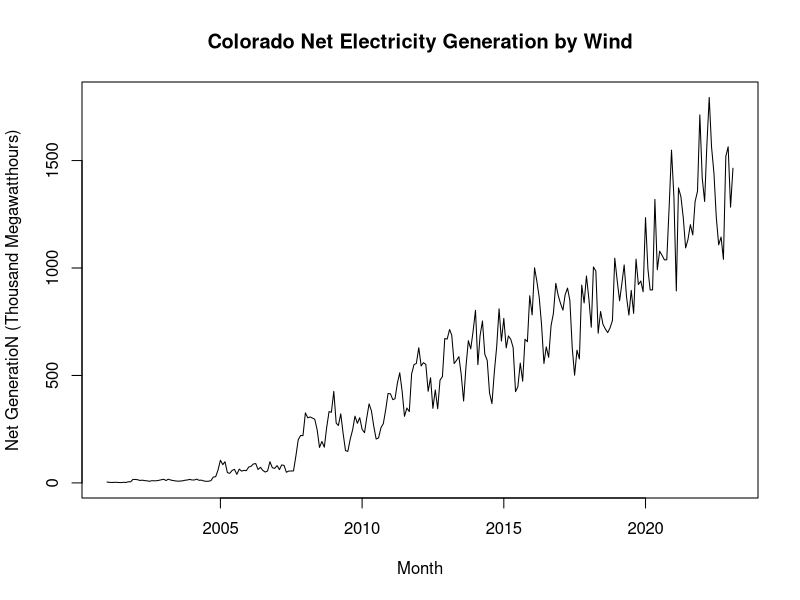
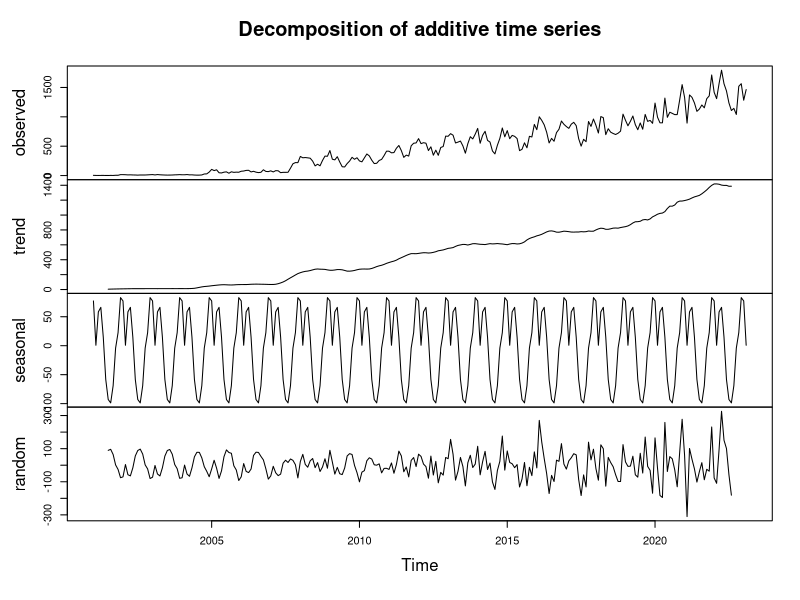
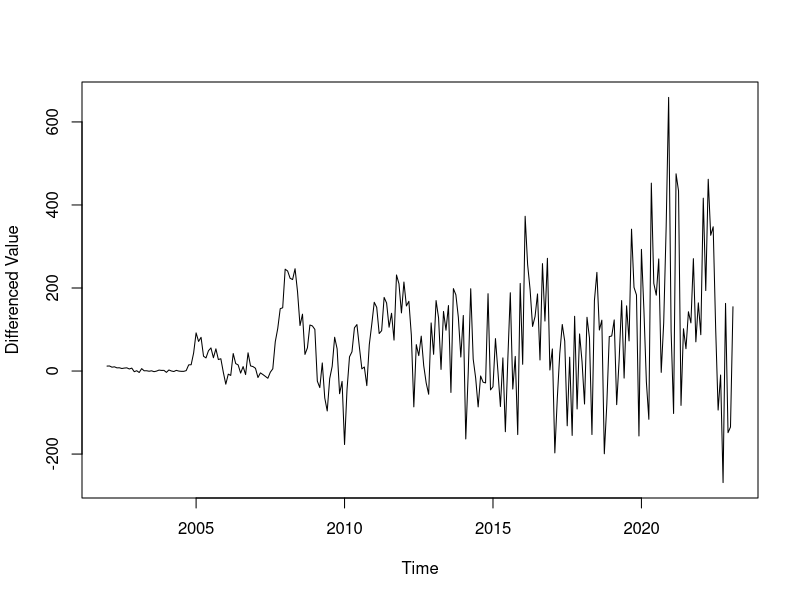
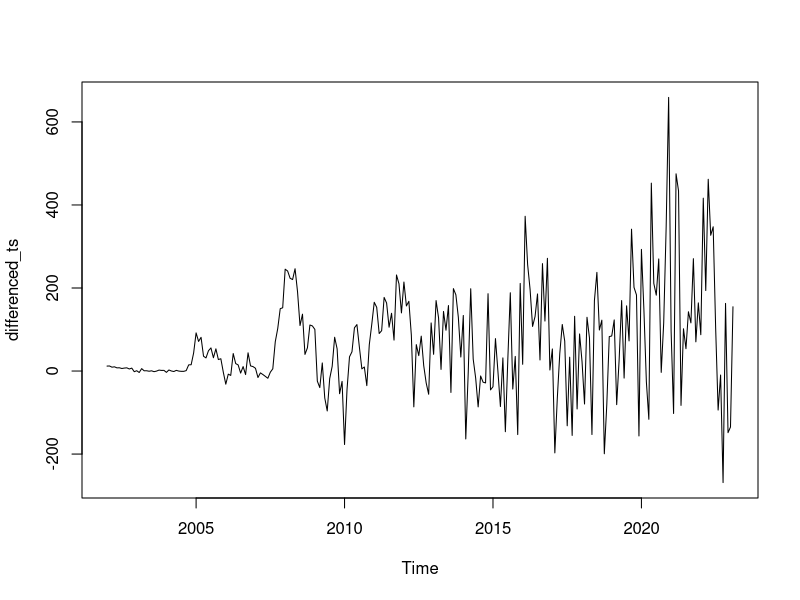
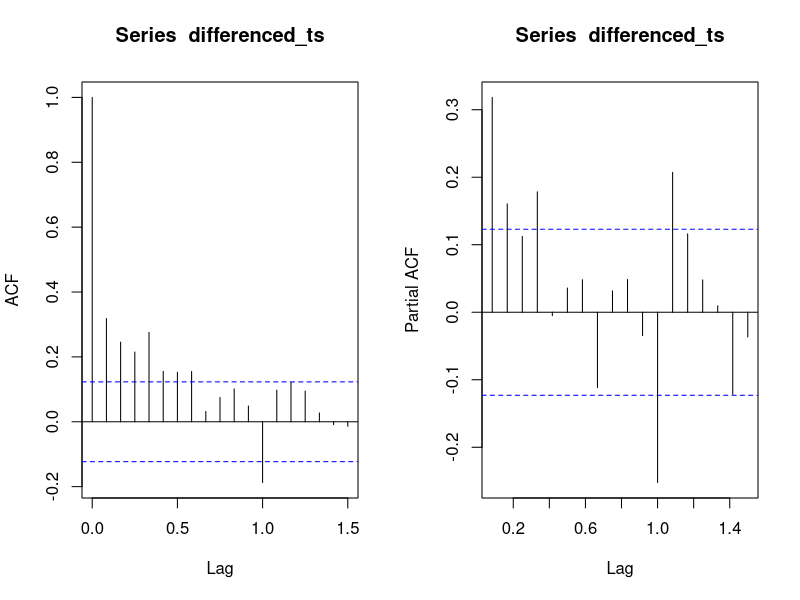
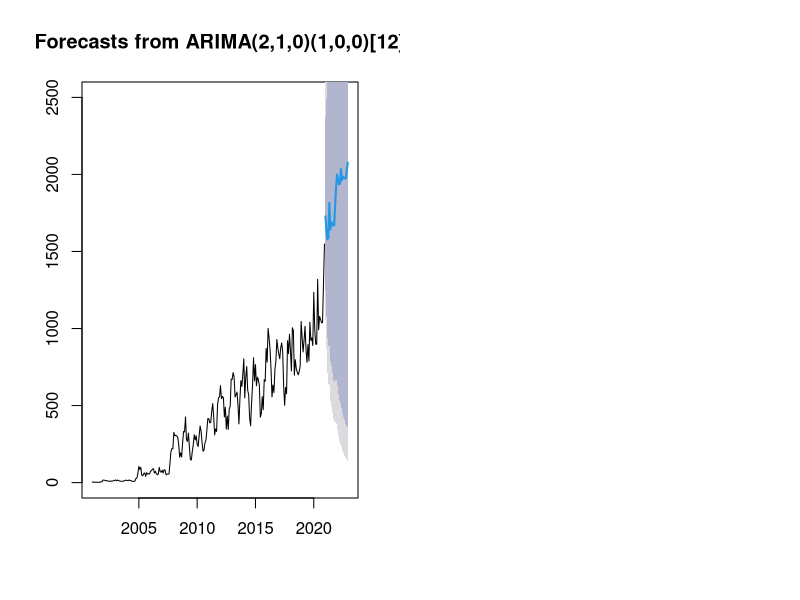
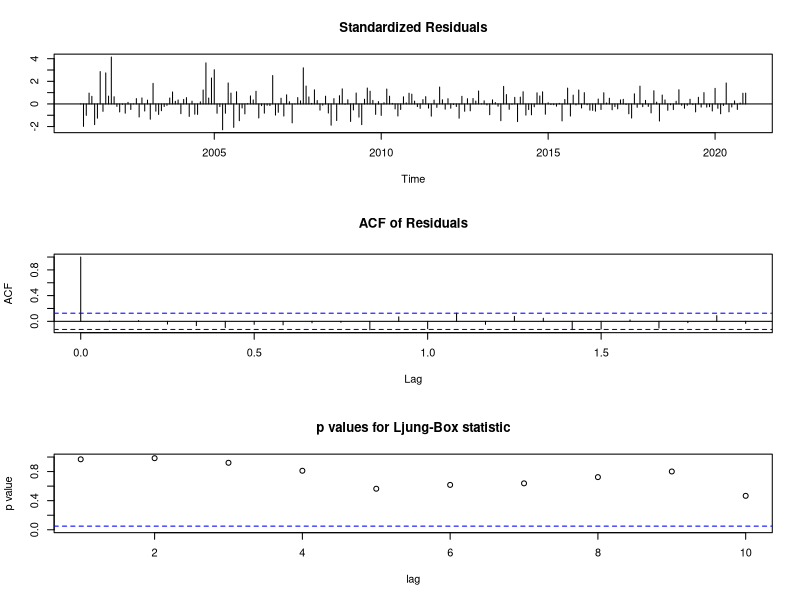
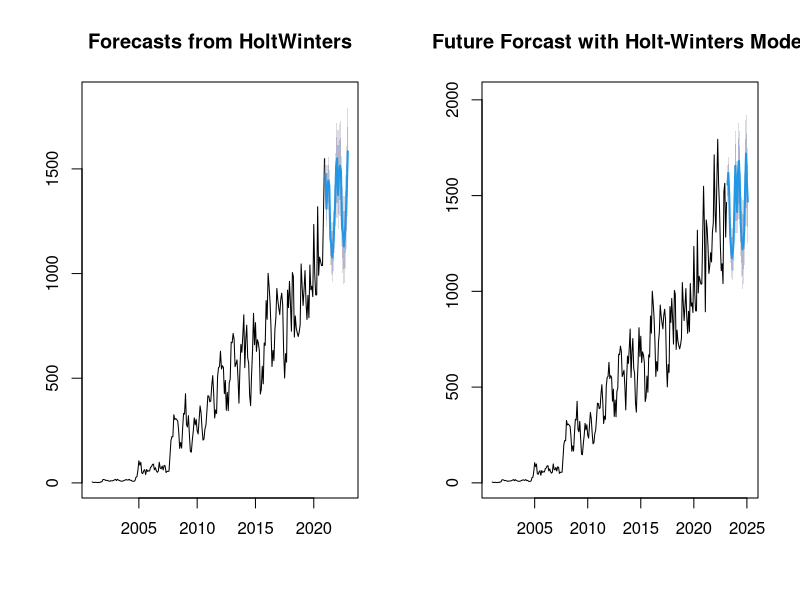

These charts were generated, in order, by the following R code: (Note: this script raises an error after producing the figures.)
## ---- chunk 1
knitr::opts_chunk$set(echo = TRUE)
library(readr)
library(forecast)
library(dplyr)
library(tseries)
## ---- chunk 2
Energy_gen <- read.csv('Custom_chart_monthly.csv', skip = 4)
Energy_gen <- Energy_gen[,-c(3:5)]
colnames(Energy_gen) <- c("month", "value")
Energy_gen$month <- as.Date(paste0("01 ", Energy_gen$month), format = "%d %b %Y")
Energy_gen <- Energy_gen[complete.cases(Energy_gen), ]
Energy_gen <- Energy_gen %>% arrange(month)
## ---- chunk 3
plot(Energy_gen, type = "l", xlab = "Month", ylab = "Net GeneratioN (Thousand Megawatthours)", main = "Colorado Net Electricity Generation by Wind")
## ---- chunk 4
# Create a time series object from the data
ts_data <- ts(Energy_gen$value, frequency = 12, start = c(2001,1))
z=decompose(ts_data,type="additive")
plot(z)

## ---- chunk 5
differenced_ts <- diff(ts_data, lag = 12)
plot(differenced_ts, ylab = "Differenced Value")
## ---- chunk 6
differenced_ts <- diff(ts_data, lag = 12)
plot(differenced_ts)

## ---- chunk 7
library(tseries)
result <- adf.test(differenced_ts)
print(result)
## ---- chunk 8
par(mfrow = c(1,2))
acf(differenced_ts,lag.max = 18)
pacf(differenced_ts,lag.max = 18)
## ---- chunk 9
train <- ts(Energy_gen$value[1:240], frequency = 12, start = c(2001,1))
test <- Energy_gen$value[241:264]
## ---- chunk 10
fit1 <- Arima(train, order = c(1, 0, 1), seasonal = c(1, 0, 0), lambda = 0)

fit2 <- Arima(train, order = c(1, 1, 1), seasonal = c(1, 0, 0), lambda = 0)

fit3 <- Arima(train, order = c(1, 1, 1), seasonal = c(1, 1, 0), lambda = 0)

fit4 <- Arima(train, order = c(1, 1, 1), seasonal = c(1, 0, 1), lambda = 0)


fit5 <- Arima(train, order = c(2, 1, 0), seasonal = c(1, 0, 0), lambda = 0)


fit6 <- Arima(train, order = c(0, 1, 2), seasonal = c(1, 0, 0), lambda = 0)

Comparison_table <- data.frame(
  Model = c("  (1, 0, 1)x(1, 0, 0)", "  (1, 1, 1)x(1, 0, 0)","(1, 1, 1)x(1, 1, 0)","(1, 1, 1)x(1, 0, 1)","-> (2, 1, 0)x(1, 0, 0)","(0, 1, 2)x(1, 0, 0)"),
  AIC = c(23.64, 11.64, 37.8, 13.88, 11.19,12.06)
)

print(Comparison_table)
## ---- chunk 11
plot(forecast(fit5, h = 24), ylim = c(0,2500))
## ---- chunk 12
fit=Arima(train,order=c(2,1,0), seasonal=list(order=c(1,0,0),period=12),lambda=0) 
tsdiag(fit)
## ---- chunk 13
# Perform time series forecasting
HWpre <- HoltWinters(train, seasonal = "multiplicative")

plot(forecast(HWpre, h = 24))
## ---- chunk 14
arimaerr <- test-forecast(fit, h = 24)$mean
arimamae <- mean(abs(arimaerr))
arimarmse <- sqrt(mean(arimaerr^2))
arimamape <- mean(abs((arimaerr*100)/test))

HWerr <- test-forecast(HWpre, h = 24)$mean
HWmae <- mean(abs(HWerr))
HWrmse <- sqrt(mean(HWerr^2))
HWmape <- mean(abs((HWerr*100)/test))

Comparison_table <- data.frame(
  Name = c("ARIMA", "Holt-Winters"),
  MAE = c(arimamae, HWmae),
  RMSE = c(arimarmse, HWrmse),
  MAPE = c(arimamape,HWmape)
)

print(Comparison_table)

## ---- chunk 15
forecast_result <- HoltWinters(ts_data, seasonal = "multiplicative")

plot(forecast(forecast_result, h = 24), main = "Future Forcast with Holt-Winters Model")
## ---- chunk 16
Net_industrial <- read_csv("Net_generation_Colorado_all_industrial_monthly.csv",skip=4)
colnames(Net_industrial) <- c("Month","All_fuel","Other_renewable","Solar")
Net_industrial[is.na(Net_industrial)] <- 0
Net_industrial <- Net_industrial %>% mutate("Percentage"=(Other_renewable+Solar)/(All_fuel+Solar)*100)
date_obj <- as.Date(paste0("01 ", Net_industrial$Month), format = "%d %b %Y")

#########
renewable <- read_csv("electricity from renewable.csv",skip=6) %>% 
  select(Month="Source...1" ,Hydro_ele="EIA, U.S. Energy Information Administration...2",Wind_ele="EIA, U.S. Energy Information Administration...4",Solar_ele="EIA, U.S. Energy Information Administration...6")
# Convert month column to date format
renewable$Month <- ymd(paste0(renewable$Month, "01"))

# Convert date format to "MON YYYY" format
renewable$Month <- format(renewable$Month, "%b %Y")

###########
#average coal price
coal_unit_price <- read_csv("Average_cost_of_fossil_fuels_for_electricity_generation_for_all_sectors_monthly.csv",skip=4)
colnames(coal_unit_price) <- c("Month","Coal_Price")

##############
ele_generate <- read_csv("electricity generation.csv",skip=6) %>% 
  select(Month="Source...1" ,Coal="EIA, U.S. Energy Information Administration...2",NG="EIA, U.S. Energy Information Administration...4")

ele_generate$Month <- ymd(paste0(ele_generate$Month, "01"))

# Convert date format to "MON YYYY" format
ele_generate$Month <- format(ele_generate$Month, "%b %Y")
#################
wages <- read_csv("COPOP2.csv")
wages$DATE <- as.Date(wages$DATE,format = "%Y/%m/%d")
wages$DATE <- format(wages$DATE, "%b %Y")
colnames(wages) <- c("Month","COPOP","n")
## ---- chunk 17
#combind data
raw1 <- inner_join(Net_industrial,renewable)
raw2 <- inner_join(raw1,coal_unit_price)
raw3 <- inner_join(raw2,wages[,-3])
df <- inner_join(raw3,ele_generate)
df[is.na(df)] <- 0
## ---- chunk 18
library(glmnet)
#glm
# fit <- lm(Percentage~.-Month,df)
fit <- glm( Percentage ~ All_fuel + Other_renewable + Solar + 
    Coal_Price + COPOP + Coal, data = df)
summary(fit)
